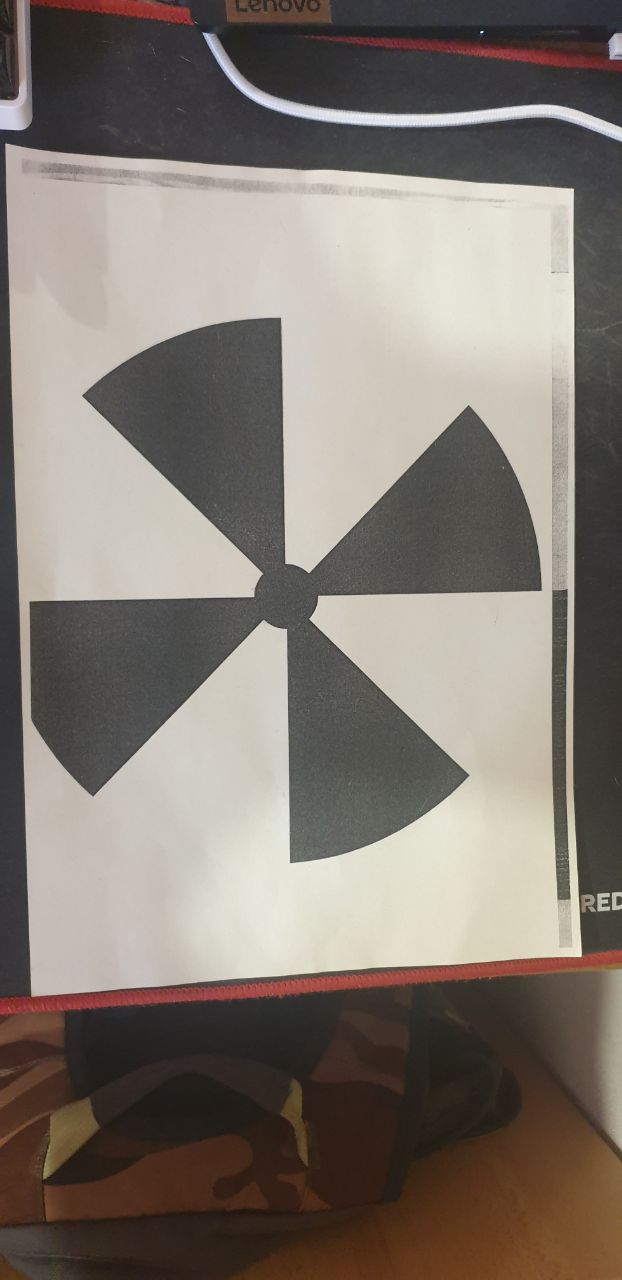
#> input picture testModel/test.jpg, 622 x 1280 px, given in place of the camera
$ python app.py
#> lines starting #> are read from the running program, lines starting #| are printed output that depends on the picture; after the words box and inside, x2 and y2 are one past the last pixel; in counts of white or black regions, pixels touching at a corner belong together
# объявление библиотек
import numpy as np
import cv2
import subprocess as sp
import multiprocessing as mp
from os import remove


cap = cv2.VideoCapture(0)
if not cap.isOpened():
    print("Cannot open camera")
    exit()
while(True):
  ret, frame = cap.read()
#> frame is the input picture: shape (1280, 622, 3); mean B, G, R 113.1, 121, 129.3
  frame = cv2.rectangle(frame,(384,0),(510,128),(0,0,255),10)
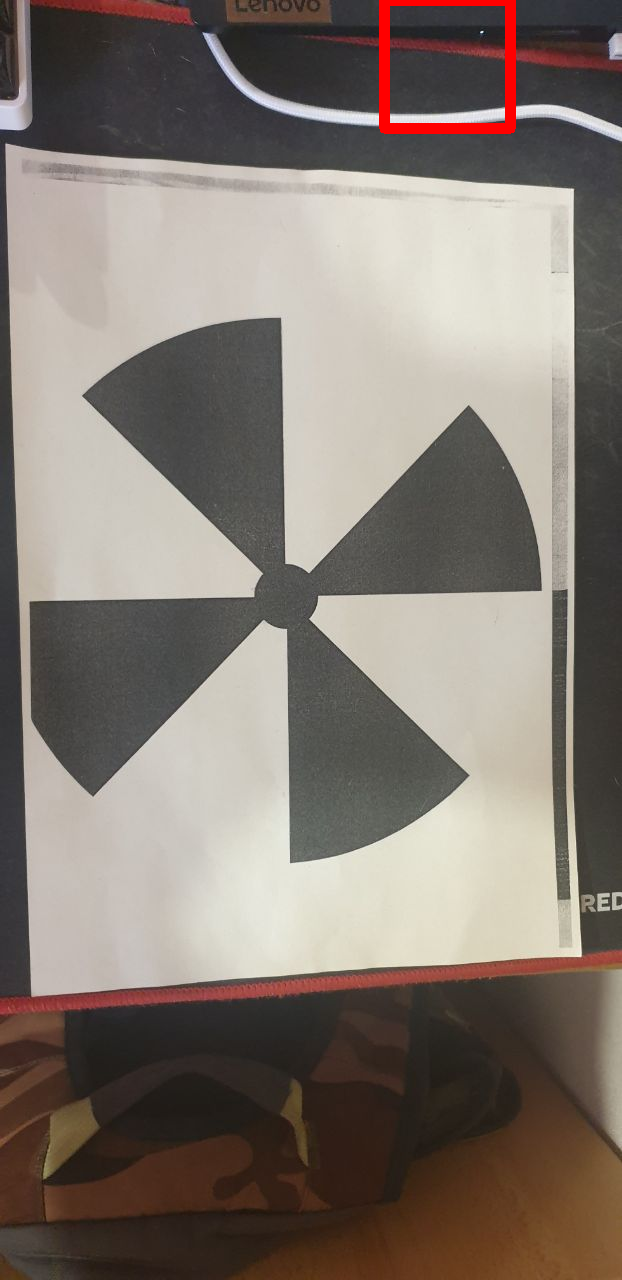
#> frame: shape (1280, 622, 3); 0.61% of pixels changed, all inside (x1, y1, x2, y2) = (379, 0, 516, 134)
  gray = cv2.cvtColor(frame, cv2.COLOR_BGR2GRAY)
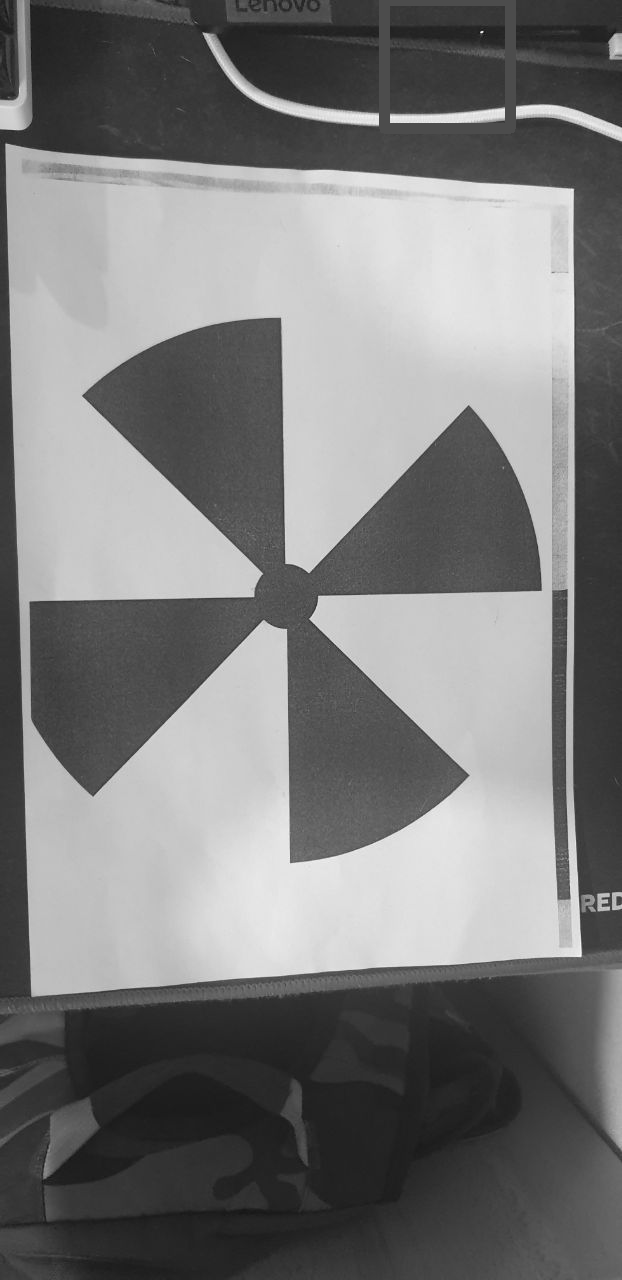
#> gray: shape (1280, 622); min 20, max 251, mean 122.6
  gray = cv2.GaussianBlur(gray, (7, 7), 1.5) # Параметры позволяют регулировать шумность

  edges = cv2.Canny(gray, 1, 50) # Нахождение контуров
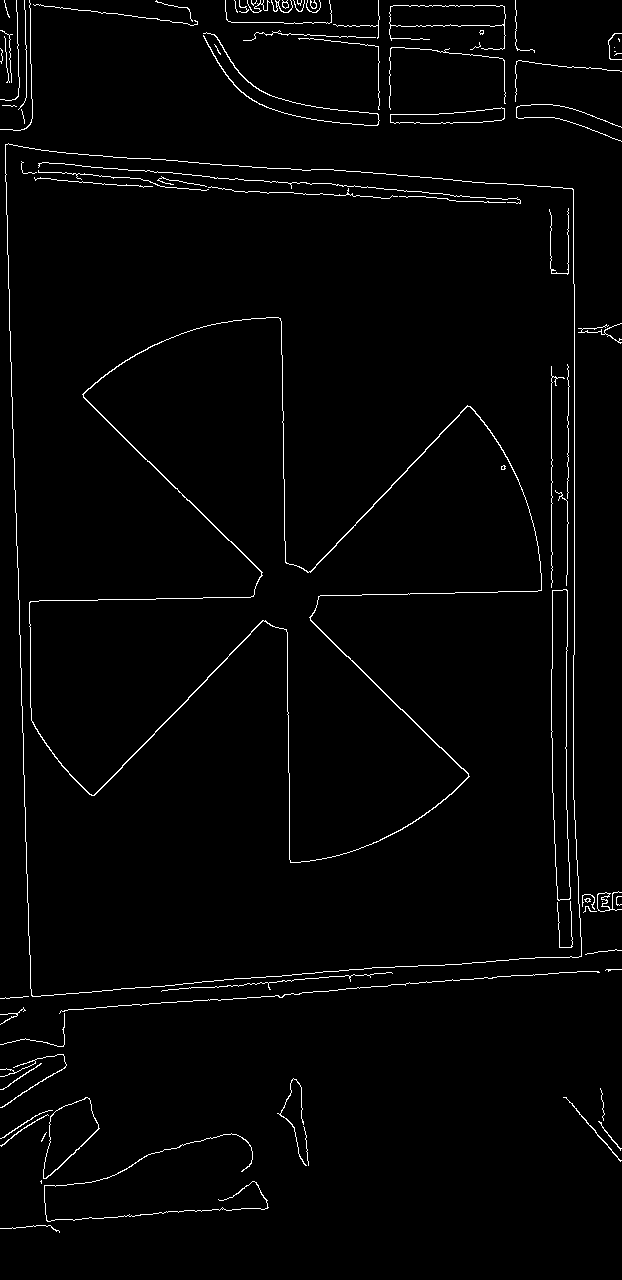
#> edges: shape (1280, 622); 1.9% white in thin lines or dots
  cv2.imshow("edges",edges) # вывод  на экран # оригинальный вариант


cap.release()
cv2.destroyAllWindows()
